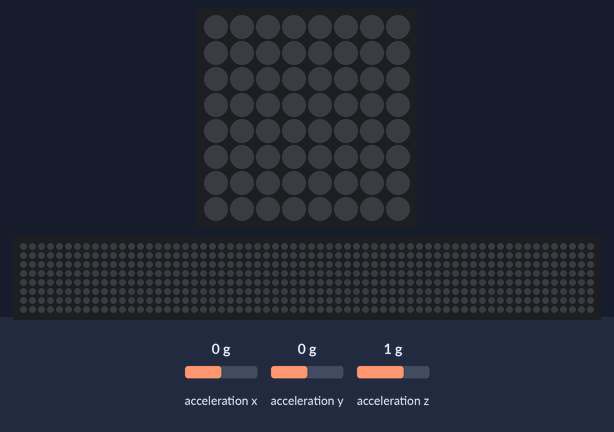
Bench run of a program on a simulated Raspberry Pi (BCM pin numbers) with a Sense HAT. Parts: the Sense HAT's 8×8 RGB LED matrix, a strip that is not on the board, showing the scrolling text unrolled. The inputs (shaded band) are chosen by the test bench; at power-on: acceleration x 0 g, acceleration y 0 g, acceleration z 1 g. Random numbers come from a fixed seed; the 64×8 strip is a reading aid, not a part: it shows the text the matrix is scrolling, unrolled, one strip-width of it at a time.

Above: at 9.5 s.
9.6 s: acceleration x set to -3.4 g
At 9.75 s:
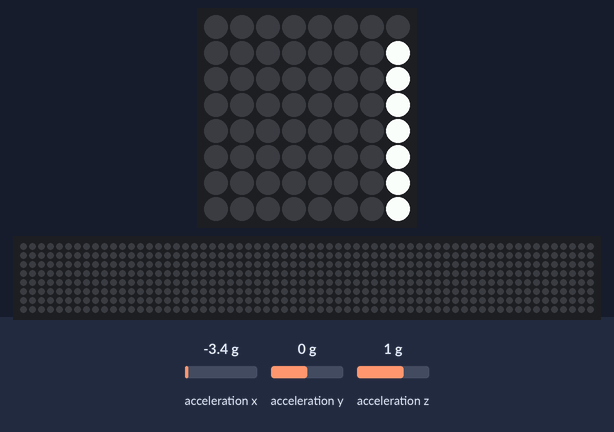
At 10.25 s:
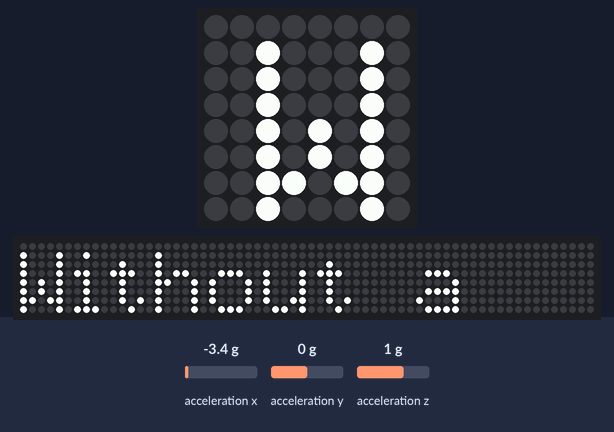

Measured:
- after the input at 9.6 s, the LEDs: change after 0.10 s (image 1)

The program:

MS_sparkel_day_4.py
```python
from sense_hat import SenseHat
from random import *
from time import sleep
sense = SenseHat()
x = 4
y = 1
r = (255, 0, 0)
p = (255, 0, 255)
b = (0, 0, 255)
o = (255, 200, 0)
ye = (255, 255, 0)
g = (0, 255, 0)
sense.show_message("Ask a question", scroll_speed=0.06)
sleep(3)

replies = ['Signs point to yes',
           'Without a doubt',
           'Do not count on it',
           'looking good',
           'cannot predict now',
           'It is decidendly so',
           'Outlook not so good'
           ]

def show_sparkel():
    global x
    x= random.randint(0, 8)
    y= random.randint(0, 8)
    print (x, sparkel_color)
    print (y, sparkel_color_)
def sparkel_color():
    random.randit(r, p, b, o, ye, g)

while True:
    x, y, z = sense.get_accelerometer_raw().values()
    x = abs(x)
    y = abs(y)
    z = abs(z)
    if x > 1.5 or y > 1.5 or z > 1.5:
        sense.show_message(choice(replies))
    if replies == 'signs point to yes' or 'Without a doubt' or 'looking good' or 'It is decidendly so':
        show_sparkel
    else:
        sense.clear()
```
